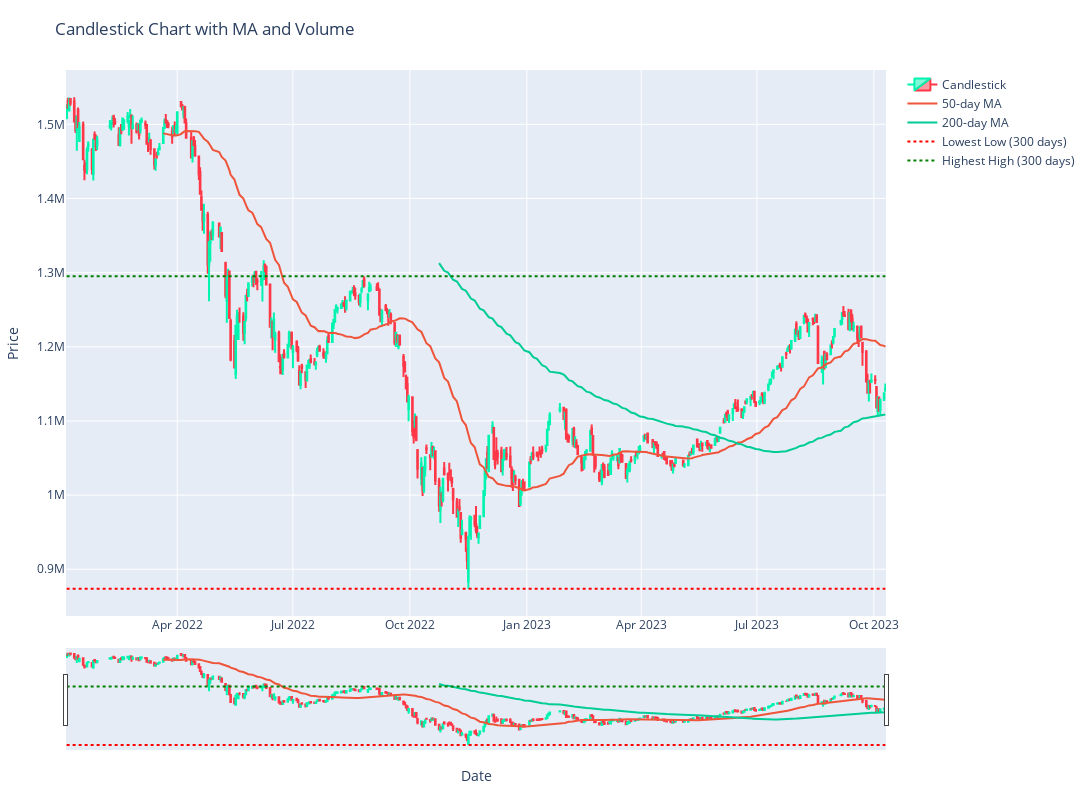

Here is the notebook cell this chart was saved with:
### Markdown cell above
Bạn có thể điều chỉnh lại các thông số của hàm cho phù hợp, loại bỏ các thông số không cần thiết khi gọi hàm sẽ cho phép hàm sử dụng giá trị cài đặt mặc định, hoặc bạn điều chỉnh bằng cách cung cấp tham số mới vào.

Các tham số của hàm bao gồm:

- symbol: Mã cổ phiếu
- start_date: Ngày bắt đầu, sử dụng định dạng YYYY-mm-dd, ví dụ '2022-01-01'.
- end_date: Ngày kết thúc, sử dụng định dạng YYYY-mm-dd, ví dụ '2023-10-10'
- resolution: Khung thời gian lấy dữ liệu ví dụ '1D' cho dữ liệu ngày. Các giá trị khác là: 1, 15, 30, 60 . Tham khảo hàm lấy giá lịch sử để biết thêm chi tiết.
- type: Loại dữ liệu. Mặc định là cổ phiếu (stock). Có thể sử dụng để lấy dữ liệu phái sinh, mã chỉ số. Tham khảo hàm lấy giá lịch sử để biết thêm chi tiết.
- title: Tên của đồ thị.
- x_label: Nhãn trục x (hoành)
- y_label: Nhãn trục y (tung)
- ma_periods: Các dải MA cần tính toán, nhập vào dưới dạng một danh sách. Ví dụ [10, 50, 200] sẽ cho phép tính MA10, MA50, MA200. Bạn có thể nhập bao nhiêu dải MA tùy thích.
- show_volume: True để hiển thị thông tin khối lượng giao dịch, False để ẩn.
- figure_size: Kích thước đồ thị, nhập dưới dạng tupple (width, height).
- reference_period: Số ngày để tính toán đường tham chiếu đỉnh/đáy của giá Ví dụ 90.

### Code cell
from vnstock import * #import all functions

fig = candlestick_chart(symbol='VNINDEX', start_date='2022-01-01', end_date='2023-10-10', resolution='1D', type='index', 
                  title='Candlestick Chart with MA and Volume', x_label='Date', y_label='Price', ma_periods=[50,200], 
                  show_volume=False, figure_size=(15, 8), reference_period=300, up_color='#00F4B0', down_color='#FF3747')
fig

### Figure 1 — Plotly figure (JSON) as saved in the notebook; plotly's stock layout.template omitted (floating-point values rounded to 4 significant figures; data arrays with more than 128 entries replaced by an {"elided": "..."} marker saying what was removed)
{"data": [{"close": {"elided": "439 int values"}, "decreasing": {"line": {"color": "#FF3747"}}, "high": {"elided": "439 int values"}, "increasing": {"line": {"color": "#00F4B0"}}, "low": {"elided": "439 int values"}, "name": "Candlestick", "open": {"elided": "439 int values"}, "type": "candlestick", "x": {"elided": "439 str values"}}, {"mode": "lines", "name": "50-day MA", "type": "scatter", "x": {"elided": "439 str values"}, "y": {"elided": "439 float values"}}, {"mode": "lines", "name": "200-day MA", "type": "scatter", "x": {"elided": "439 str values"}, "y": {"elided": "439 float values"}}, {"line": {"color": "red", "dash": "dot"}, "mode": "lines", "name": "Lowest Low (300 days)", "type": "scatter", "x": {"elided": "439 str values"}, "y": {"elided": "439 int values"}}, {"line": {"color": "green", "dash": "dot"}, "mode": "lines", "name": "Highest High (300 days)", "type": "scatter", "x": {"elided": "439 str values"}, "y": {"elided": "439 int values"}}], "layout": {"height": 800, "margin": {"b": 50, "l": 50, "r": 50, "t": 70}, "title": {"text": "Candlestick Chart with MA and Volume"}, "width": 1500, "xaxis": {"rangeslider": {"visible": true}, "title": {"text": "Date"}}, "yaxis": {"title": {"text": "Price"}}, "yaxis2": {"overlaying": "y", "side": "right", "title": {"text": "Volume"}}}}
